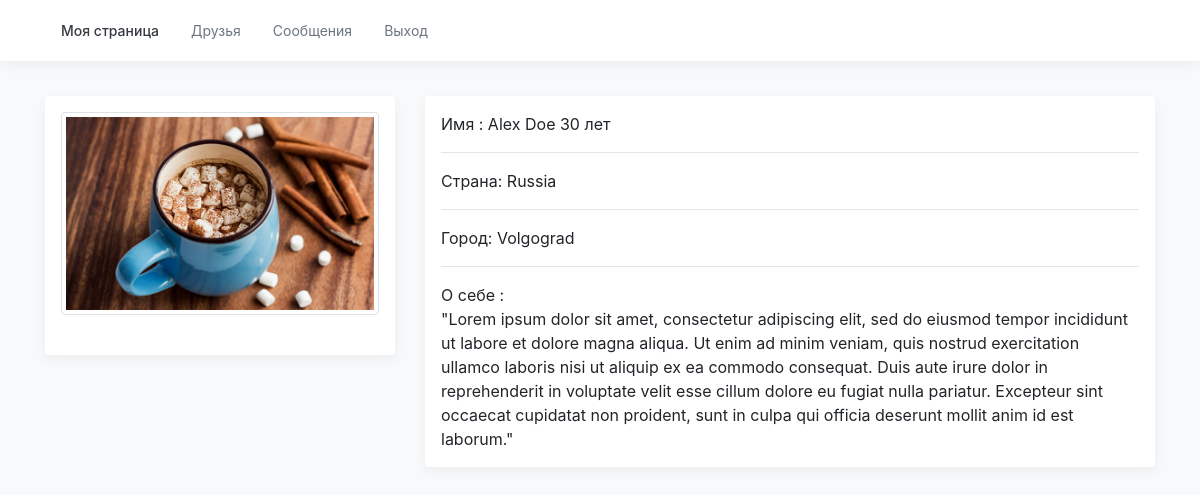
Page /index.php?controller=index&action=userpage&id=1 (signed in) on the committed database.
### tables this page shows
CREATE TABLE `userinfo` (
  `id` int(11) NOT NULL,
  `user_id` int(11) NOT NULL,
  `first_name` varchar(255) NOT NULL,
  `last_name` varchar(255) NOT NULL,
  `age` varchar(255) NOT NULL,
  `country` varchar(255) NOT NULL,
  `city` varchar(255) NOT NULL,
  `gender` varchar(255) NOT NULL,
  `education` varchar(255) NOT NULL,
  `about` text NOT NULL,
  `user_picture` varchar(255) NOT NULL
);

### controllers/index_controller.php (called while the page is built, shortened)
<?php
include('models/model.php');
  class IndexController {
  public function userpage() {
    include('connection.php');
    $user_id = $_GET['id'];
    $userpage = new Conversations ();
    $userpage->pdo = $pdo;
    $userinfo = $userpage->userpage($user_id);
    require_once('views/pages/userpage.php');
  }
    }
?>

### index.php (called while the page is built, shortened)
<?php
  require_once('views/layout.php');
?>

### models/model.php (called while the page is built, shortened)
<?php
class Conversations {
    public $pdo;
public function userpage ($user_id) {
    $sql = 'SELECT u.user_id, u.username, u.email, ui.id, ui.user_id, ui.first_name, ui.last_name, ui.age, ui.country, ui. about, ui.city, ui.education, ui.gender, ui.user_picture
    FROM users AS u
    JOIN userinfo AS ui
    WHERE ui.user_id = :user_id';
    $stmt = $this->pdo->prepare($sql);
    $stmt->execute([
        'user_id' => $user_id
    ]);
    $users = $stmt->fetch();
    return $users;
}
}

### views/pages/userpage.php (the view, shortened to what this page needs)
<?php
if(isset($_SESSION['id'])) {
  include('views/header.php');
?>
<main role="main" class="container">
<br>
<div class="row">
<div class="col-md-4">
<div class="my-3 p-3 bg-white rounded box-shadow">
<div class="text-center">
  <img src="images/<?php echo $userinfo['user_picture']; ?>" class="img-thumbnail" alt="...">
</div>
<br>
</div>
</div>
<div class="col-md-8">
<div class="my-3 p-3 bg-white rounded box-shadow">
Имя : <?php
    echo $userinfo['first_name'] . ' ' . $userinfo['last_name'] . ' ' . $userinfo['age'] . ' лет';
    ?>
    <br><hr>
    <?php echo 'Страна: ' . $userinfo['country']; ?>
    <br><hr>
    <?php echo 'Город: ' . $userinfo['city']; ?>
    <br><hr>
    О себе :
    <br>
    <?php echo $userinfo['about']; ?>
          </div>
          </div>
          </div>
        </main>
    <?php
} ?>

### assets/offcanvas.css (style rules this page uses)
html, body { overflow-x: hidden; }
body { padding-top: 56px; }
.box-shadow { box-shadow: 0 .25rem .75rem rgba(0, 0, 0, .05); }

### rows in the picture
userinfo: user_picture (picture), first_name "Alex", last_name "Doe", age "30", country "Russia", city "Volgograd", about "\"Lorem ipsum dolor sit amet, consectetur adipiscing elit, sed do eiusmod tempor incididunt ut labore et dolore magna aliqua. Ut enim ad minim veniam, quis nostrud exercitation ullamco laboris nisi ut aliquip ex ea commodo consequat. Duis aute irure dolor in reprehenderit in voluptate velit esse cillum dolore eu fugiat nulla pariatur. Excepteur sint occaecat cupidatat non proident, sunt in culpa qui officia deserunt mollit anim id est laborum.\""
